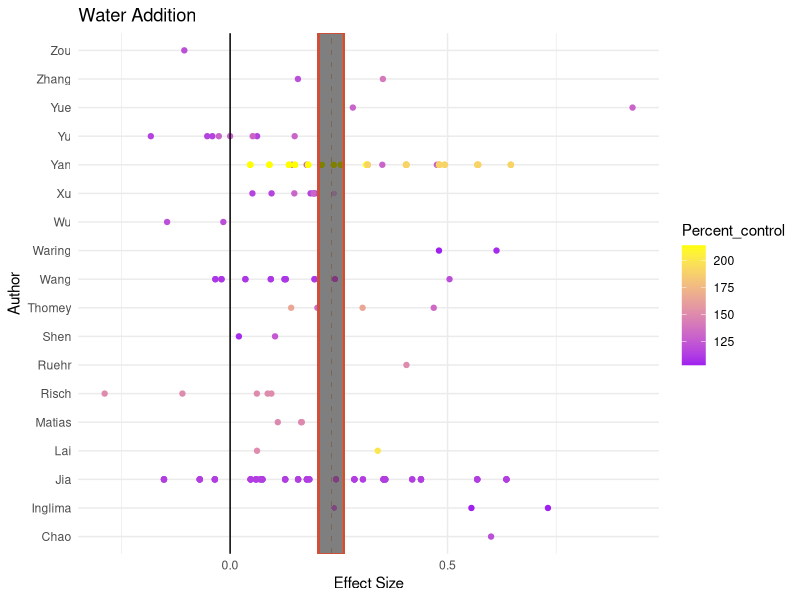
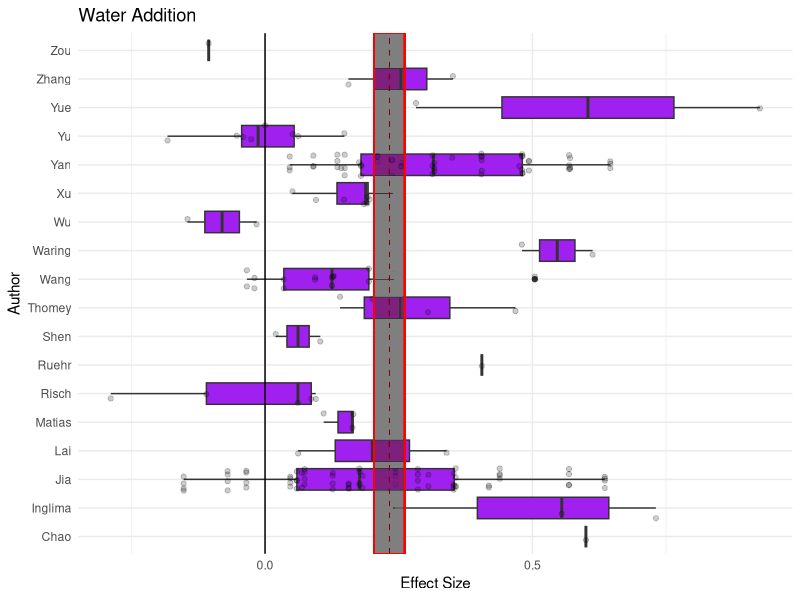
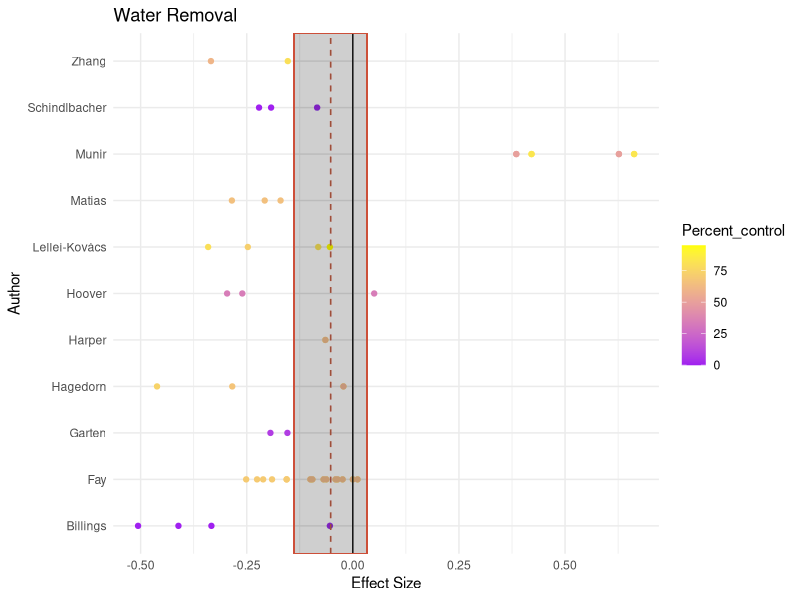
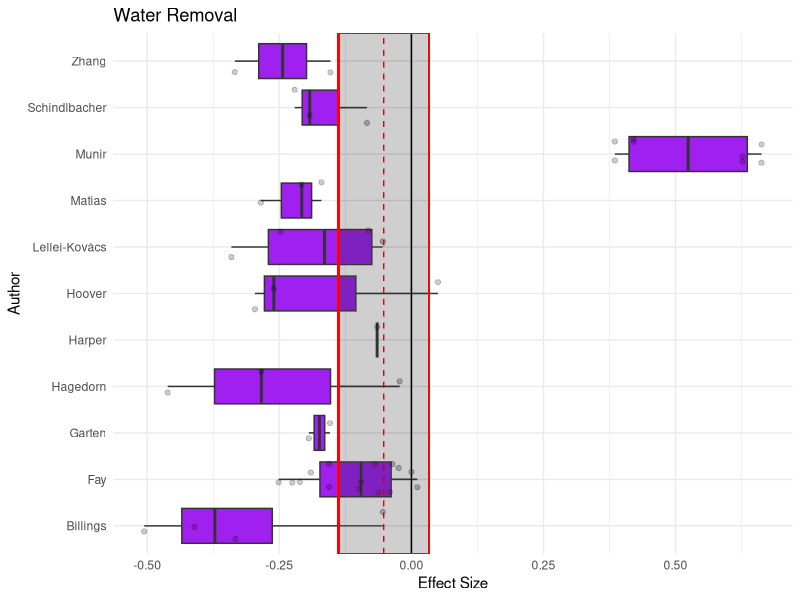

Write the R code that produced these figures, in order. (Note: this script raises an error after producing the figures.)
# Script to run meta-analysis on Rs data
# Shoshi Hornum 2021

library(dplyr)
library(tidyr)
library(ggplot2)
library(metafor)

# Step 1 - read the data using R's read.csv() function
dat <- read.csv("Data_MA.csv", skip = 2)

# Step 2 - reshape the data into form needed by metafor
# (This is kind of a PITA  -BBL)
# Construct the control data frame
dat %>% 
  filter(Manipulation == "None") %>% 
  select(-Record_number, -Author, -Manipulation, -Manipulation_level, -N,
         -SM_mean, -SM_sd)->
  dat_control

dat_control %>% 
  select(-starts_with("SD_"), -Percent_control) %>% 
  pivot_longer(cols = c(Rs_annual, Rh_annual, Rs_growingseason), 
               names_to = "depvar", values_to = "control") ->
  cont1

dat_control %>% 
  select(-Rs_annual, -Rh_annual, -Rs_growingseason, -Percent_control) %>% 
  pivot_longer(cols = c(SD_Rs_annual, SD_Rh_annual, SD_Rs_growingseason),
               names_to = "depvar", values_to = "SD_control") %>% 
  mutate(depvar = gsub("SD_", "", depvar)) ->
  cont2

cont1 %>% left_join(cont2) -> dat_control

# and manipulation data frame
dat %>% 
  filter(Manipulation != "None") %>% 
  select(-starts_with("SD_")) %>% 
  pivot_longer(cols = c(Rs_annual, Rh_annual, Rs_growingseason), 
               names_to = "depvar", values_to = "manip") ->
  manip1

dat %>% 
  filter(Manipulation != "None") %>% 
  select(-Rs_annual, -Rh_annual, -Rs_growingseason) %>% 
  pivot_longer(cols = c(SD_Rs_annual, SD_Rh_annual, SD_Rs_growingseason), 
               names_to = "depvar", values_to = "SD_manip") %>% 
  mutate(depvar = gsub("SD_", "", depvar)) ->
  manip2

manip1 %>% left_join(manip2) -> dat_manip

# ...and join with the manipulation data
dat_manip %>% 
  left_join(dat_control, 
            by = c("Study_number", "Study_midyear", "Ecosystem_type",
                   "Latitude", "Longitude", "Meas_method", "Soil_type", "Soil_drainage",
                   "Elevation", "depvar")) %>% 
  filter(!is.na(manip)) ->
  dat_rs

# Step 2.5 - Use filter() and select() to isolate data we're interested in
# Filter for water addition
dat_rs %>%
  filter(depvar == "Rs_growingseason", manip != "NA", control != "NA", 
         Percent_control > 100) %>% 
  select(N, manip, SD_manip, control, SD_control, Percent_control, 
         Author) -> rs_growing_addition

# Filter for water removal
dat_rs %>% 
  filter(depvar == "Rs_growingseason", manip != "NA", control != "NA", 
         Percent_control < 100) %>% 
  select(N, manip, SD_manip, control, SD_control, Percent_control, 
         Author) -> rs_growing_removal

# Compute Effect Sizes
# Effect size for water addition
rsg_es_addition <- escalc(measure = "ROM", m1i = manip, m2i = control, 
                          sd1i = SD_manip, sd2i = SD_control, n1i = N, 
                          n2i = N, data = rs_growing_addition)

# Effect size for water removal
rsg_es_removal <- escalc(measure = "ROM", m1i = manip, m2i = control, 
                         sd1i = SD_manip, sd2i = SD_control, n1i = N, 
                         n2i = N, data = rs_growing_removal)

# Run the Meta-Analysis
# Water addition
rsg_ma_add <- rma(yi, vi, data = rsg_es_addition)

# Water removal
rsg_ma_remove <- rma(yi, vi, data = rsg_es_removal)

# Plots of Effect Sizes
# Water addition
ggplot(rsg_es_addition, aes(yi, Author, color = Percent_control)) +
  geom_point() + 
  theme_minimal() + 
  scale_color_gradient(low = "purple", high = "yellow") +
  geom_vline(xintercept = 0.0, color = "black") + 
  xlab("Effect Size") + 
  ggtitle("Water Addition") + 
  geom_vline(xintercept = rsg_ma_add$beta, linetype = 2, color = "tomato3")+ 
  geom_rect(xmin = rsg_ma_add$ci.lb,
            xmax = rsg_ma_add$ci.ub, 
            ymin = -Inf, 
            ymax = Inf, 
            alpha = 0.002, color = "tomato3")

# Water addition 2
ggplot(rsg_es_addition, aes(yi, Author)) + 
  geom_boxplot(fill = "purple") + 
  geom_jitter(alpha = 0.2) + 
  geom_vline(xintercept = 0.0, color = "black") +
  theme_minimal() + xlab("Effect Size") + 
  ggtitle("Water Addition") +
  geom_vline(xintercept = rsg_ma_add$beta, linetype = 2, color = "red") +
  geom_rect(xmin = rsg_ma_add$ci.lb, 
            xmax = rsg_ma_add$ci.ub,
            ymin = -Inf,
            ymax = Inf, 
            alpha = 0.002, color = "red")

# Water removal
ggplot(rsg_es_removal, aes(yi, Author, color = Percent_control)) +
  geom_point() + 
  theme_minimal() + 
  scale_color_gradient(low = "purple", high = "yellow") + 
  geom_vline(xintercept = 0.0, color = "black") + 
  xlab("Effect Size") +
  ggtitle("Water Removal") +
  geom_vline(xintercept = rsg_ma_remove$beta, linetype = 2, color = "tomato3")+
  geom_rect(xmin = rsg_ma_remove$ci.lb, 
            xmax = rsg_ma_remove$ci.ub,
            ymin = -Inf, 
            ymax = Inf, 
            alpha = 0.002, color = "tomato3")

# Water removal 2
ggplot(rsg_es_removal, aes(yi, Author)) + geom_boxplot(fill = "purple") + 
  geom_jitter(alpha = 0.2) + geom_vline(xintercept = 0.0, color = "black") +
  theme_minimal() + xlab("Effect Size") + ggtitle("Water Removal") +
  geom_vline(xintercept = rsg_ma_remove$beta, linetype = 2, color = "red") +
  geom_rect(xmin = rsg_ma_remove$ci.lb, 
            xmax = rsg_ma_remove$ci.ub,
            ymin = -Inf,
            ymax = Inf, 
            alpha = 0.002, color = "red")

# Map!

# Select the columns we want to use
dat_rs %>% 
  distinct(Study_number, .keep_all = TRUE) -> rs_df

# Create a bounding box
bbox <- make_bbox(lon = c(-170, 170), lat = c(-70, 70)) # make a coordinate box

# Pull map tiles from online based on your bounding box `bbox`
map <- get_map(location = bbox, source = "stamen", maptype = "terrain") # load map from online

# Plot!!!!
p <- ggmap(map) +
  geom_point(data = dat_rs, aes(x = Longitude, y = Latitude)) +
  labs(x = "Longitude", y = "Latitude") + 
  theme_minimal() +
  theme(legend.position = "bottom")
print(p)

# Hard data
dat_rs %>% 
  filter(Percent_control != "NA") %>% 
  ggplot(aes(x = control, y = manip, color = Percent_control)) + 
  geom_point() + 
  ylab("Manipulation") + xlab("Control") +
  theme_minimal() + 
  facet_wrap(~depvar, scales = "free") + 
  scale_color_gradient(low = "purple", high = "yellow")
